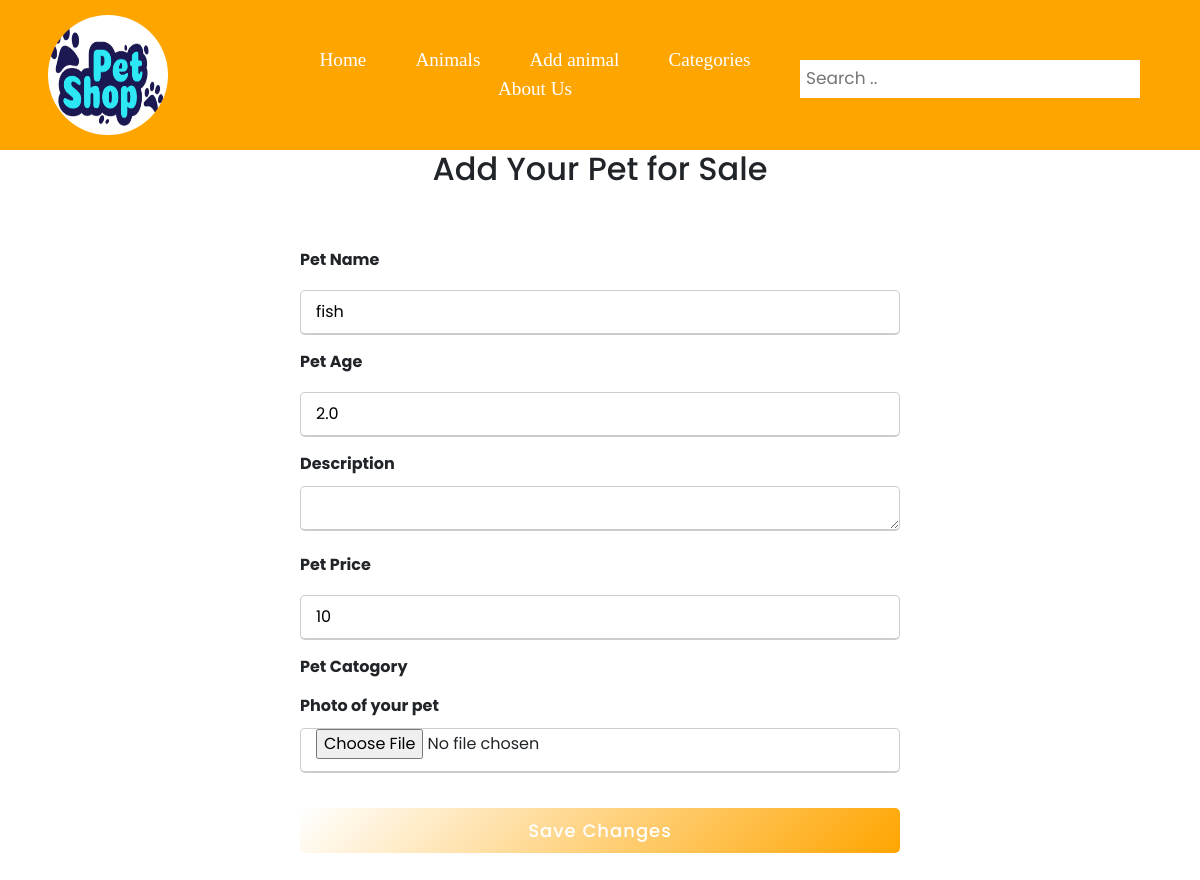
/edit_info/3, run on the app's committed database.
### user/models.py (models this page shows)
class Animal(models.Model):
    animal_name=models.CharField(max_length=200)
    description=models.TextField()
    price=models.IntegerField()
    age=models.FloatField()
    image=models.ImageField(upload_to='Media', blank=True)
    isDelete=models.BooleanField()
    isAccepted=models.BooleanField()
    added_by=models.ForeignKey(User,related_name='added_animals', on_delete=models.CASCADE)
    category=models.ForeignKey(Category,related_name='animals_in_this_category', on_delete=models.CASCADE)
    created_at=models.DateTimeField(auto_now_add=True)
    updated_at=models.DateTimeField(auto_now=True)

### user/views.py (the view)
# urls.py: path('edit_info/<int:animal_id>',views.editinfo),
def editinfo(request,animal_id):
    context = {
    'animal':Animal.objects.get(id=animal_id)
    }
    return render(request,'editAnimal.html',context)

### Adminn/templates/editAnimal.html (shortened to what this page needs)
<!DOCTYPE html>
<html lang="en">
<head>
    {% load static %}
    <link rel="stylesheet" href="{% static 'editAnimal.css' %}">
    <link rel="stylesheet" href="{% static 'css/mainPage.css' %}">
    <link href="https://cdn.jsdelivr.net/npm/bootstrap@5.1.3/dist/css/bootstrap.min.css" rel="stylesheet">
</head>
<body>
    <header>
        <div class="image-container">
            <img src="static/image/LOGO.png" alt="">
        </div>
        <ul class="nav">
            <li class="nav-item">
              <a  aria-current="page" href="/mainPage">Home</a>
            </li>
            <li class="nav-item">
              <a  href="/showAllAnimals">Animals</a>
            </li>
            <li class="nav-item">
              <a href="/addAnimalPage">Add animal</a>
            </li>
            <li class="nav-item">
              <a href="/allCategories">Categories</a>
            </li>
            <li class="nav-item">
                <a href="/aboutUs">About Us</a>
              </li>
          </ul>
        <div class="search-container">
            <form action="#">
                <div class="input-box">
                    <input type="text" placeholder="Search .. " required>
                  </div>
            </form>
          </div>
    </header>
        <h2>Add Your Pet for Sale</h2>
        <div class="main">
            <div class="content">
                <form action="/edit_this_animal/{{animal.id}}"
                method="post">
                <div class="user-details">
                    <div class="form-input">
                        <span class="details">Pet Name</span>
                        <input type="text" placeholder="Name..." required name="pet_name" value="{{animal.animal_name}}">
                    </div>
                    <div class="form-input">
                        <span class="details">Pet Age</span>
                        <input type="text" placeholder="Age..." required name="pet_age" value="{{animal.age}}">
                    </div>
                    <div class="form-input">
                        <span class="details">Description</span>
                        <textarea
                        type="text"
                        rows="5"
                        placeholder="Pet Description"
                        name="pet_description" value="{{animal.description}}">
                        </textarea>
                    </div>
                    <div class="form-input">
                        <span class="details">Pet Price</span>
                        <input type="text" placeholder="$$$" required name="pet_price" value="{{animal.price}}">
                    </div>
                    <div class="form-input">
                        <span class="details">Pet Catogory</span>
                    </div>
                    <div class="form-input">
                        <span class="details">Photo of your pet</span>
                                <input type="file" name="upload" accept="image/*">
                    </div>
                    <div class="button">
                        <input type="submit" value="Save Changes">
                    </div>
                </div>
</body>
</html>

### Adminn/static/editAnimal.css (style rules this page uses)
* { margin: 0; padding: 0; box-sizing: border-box; font-family: 'Poppins',sans-serif; }
:root { --rad: .7rem; --dur: .3s; --color-dark: #2f2f2f; --color-light: #fff; --color-brand: #57bd84; --font-fam: 'Lato', sans-serif; --height: 3.2rem; --btn-width: 6rem; --bez: cubic-bezier(0, 0, 0.43, 1.49); }
img { width: 130px; height: 130px; border-radius: 50%; }
a { text-decoration: none; font-size: 1.2rem; margin-left: 30px; }
h2 { text-align: center; }
.main { width: 600px; margin: 40px auto; align-content: center; }
.content form .user-details { display: block; justify-content: space-between; margin: 20px 0 12px 0; }
form .user-details .form-input { margin-bottom: 15px; }
form .form-input span.details { display: block; font-weight: bold; margin-bottom: 10px; }
.user-details .form-input input, textarea, select { height: 45px; width: 100%; outline: none; font-size: 16px; border-radius: 5px; padding-left: 15px; border: 1px solid #ccc; border-bottom-width: 2px; transition: all 0.3s ease; }
form .button { height: 45px; margin: 35px 0 }
form .button input, .form-input form button { height: 100%; width: 600px; border-radius: 5px; border: none; color: #fff; font-size: 18px; font-weight: 500; letter-spacing: 1px; cursor: pointer; transition: all 0.3s ease; background: linear-gradient(135deg, #fff, orange); }

### user/static/css/mainPage.css (style rules this page uses)
html , body { height: 110%; width: 100%; }
header { height: 17%; width: 100%; background-color: #ffa500; display: flex; align-items: center; justify-content: space-between; }
* { box-sizing: border-box; }
.nav { width: 40%; justify-content: space-around; font-family: cursive; }
.nav-item a { color: white; text-decoration: none; }
.input-box input { border-color: #ffa500; }
.search-container { float: right; margin-right: 5%; }
.image-container img { background-color: #f4e6cc; margin-left: 20%; width: 50%; height: 100%; border-radius: 50%; }
.image-container { width: 20%; height: 80%; }
input[type=text] { padding: 6px; margin-top: 8px; font-size: 17px; border: none; }
a { font-family: cursive; }

### data on the page
Animal: pet_name "fish", pet_age "2.0", pet_price "10"
